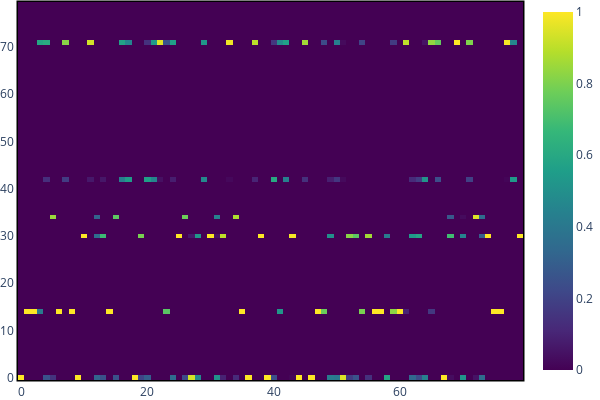

The code cell stored with this chart in its notebook:
### Code cell
fig = go.Figure(data=go.Heatmap(z=Z, colorscale='Viridis'))
fig.update_layout(template=template)
fig.update_xaxes(showline=True, linewidth=1.5, linecolor='Black', mirror=True)
fig.update_yaxes(showline=True, linewidth=1.5, linecolor='Black', mirror=True)
fig.update_layout(width=600, height=400, margin=dict(b=0, t=0, l=0, r=0))
fig.show()

### Figure 1 — Plotly figure (JSON) as saved in the notebook; plotly's stock layout.template omitted (floating-point values rounded to 4 significant figures; data arrays with more than 128 entries replaced by an {"elided": "..."} marker saying what was removed)
{"data": [{"colorscale": [[0, "#440154"], [0.1111, "#482878"], [0.2222, "#3e4989"], [0.3333, "#31688e"], [0.4444, "#26828e"], [0.5556, "#1f9e89"], [0.6667, "#35b779"], [0.7778, "#6ece58"], [0.8889, "#b5de2b"], [1, "#fde725"]], "type": "heatmap", "z": {"elided": "80x80 float values"}}], "layout": {"height": 400, "margin": {"b": 0, "l": 0, "r": 0, "t": 0}, "width": 600, "xaxis": {"linecolor": "Black", "linewidth": 1.5, "mirror": true, "showline": true}, "yaxis": {"linecolor": "Black", "linewidth": 1.5, "mirror": true, "showline": true}}}
